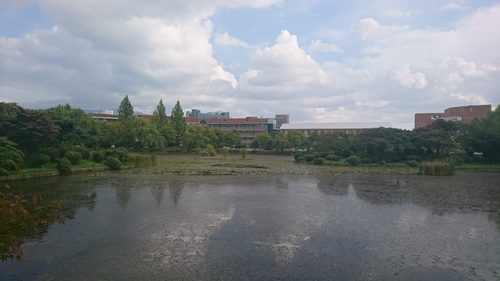
#> input picture panoramas/imgs/lake_500_1.jpg, 500 x 281 px, found by its file name
$ python util.py   (Python 2 division)
#> lines starting #> are read from the running program, lines starting #| are printed output that depends on the picture
import hashlib
import os

from PIL import Image
from pylab import *

from ref import homography, sift


def sift_show(imagename, resultname):
    """ Process an image and save the results in a file. """
#> called with imagename = 'imgs/lake_500_1.jpg', resultname = 'imgs/lake_500_1.sift.pgm'

    if imagename[-3:] != 'pgm':
        # create a pgm file
        im = Image.open(imagename).convert('L')
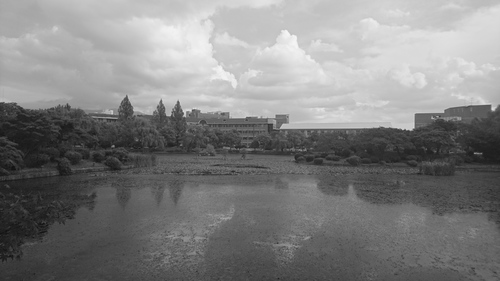
#> im: PIL image 500x281 L; min 17, max 245, mean 128.8
        im.save('tmp.pgm')
        imagename = 'tmp.pgm'

    cmmd = str("./sift -display <" + imagename + " >" + resultname)

    os.system(cmmd)
    print 'processed', imagename, 'to', resultname


# [61 lines left out: functions read_features_from_file, convert_points, cube_points, get_sift_features, not called in this run]


if __name__ == '__main__':
    sift_show('imgs/lake_500_1.jpg', 'imgs/lake_500_1.sift.pgm')
    sift_show('imgs/lake_500_2.jpg', 'imgs/lake_500_2.sift.pgm')
#> call 2 of sift_show, with imagename = 'imgs/lake_500_2.jpg', resultname = 'imgs/lake_500_2.sift.pgm'
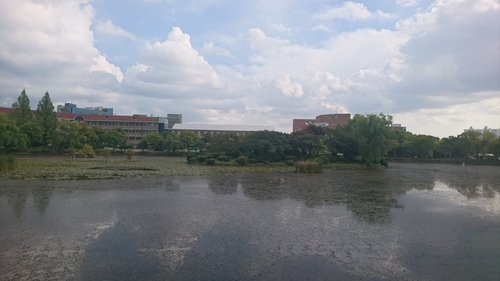
#> input picture panoramas/imgs/lake_500_2.jpg, 500 x 281 px, found by its file name
#> in sift_show (call 2), `im = Image.open(imagename).convert('L')`:
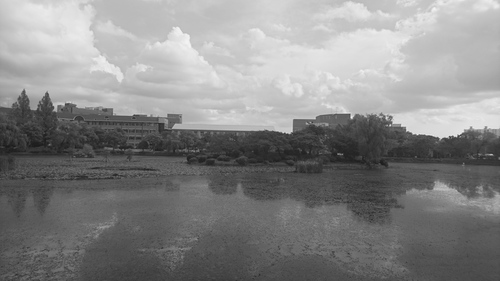
#> im: PIL image 500x281 L; min 27, max 243, mean 134.6
    sift_show('imgs/lake_500_3.jpg', 'imgs/lake_500_3.sift.pgm')
#> call 3 of sift_show, with imagename = 'imgs/lake_500_3.jpg', resultname = 'imgs/lake_500_3.sift.pgm'
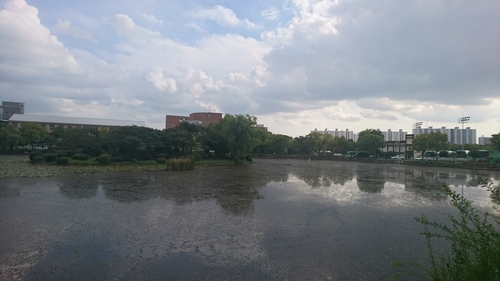
#> input picture panoramas/imgs/lake_500_3.jpg, 500 x 281 px, found by its file name
#> in sift_show (call 3), `im = Image.open(imagename).convert('L')`:
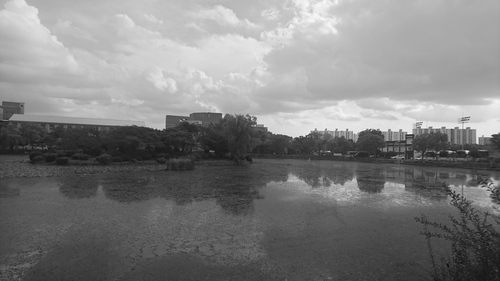
#> im: PIL image 500x281 L; min 13, max 250, mean 127.3
